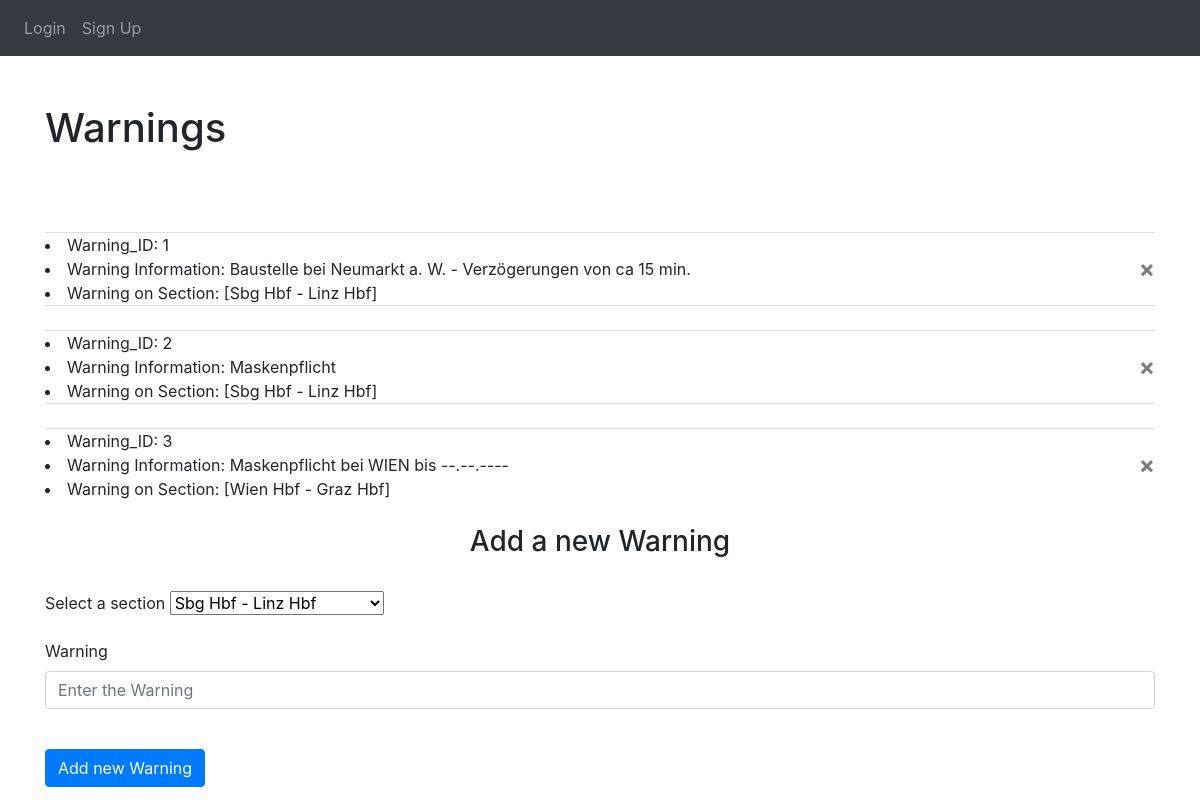
The page /all_warnings on the database as committed earlier.
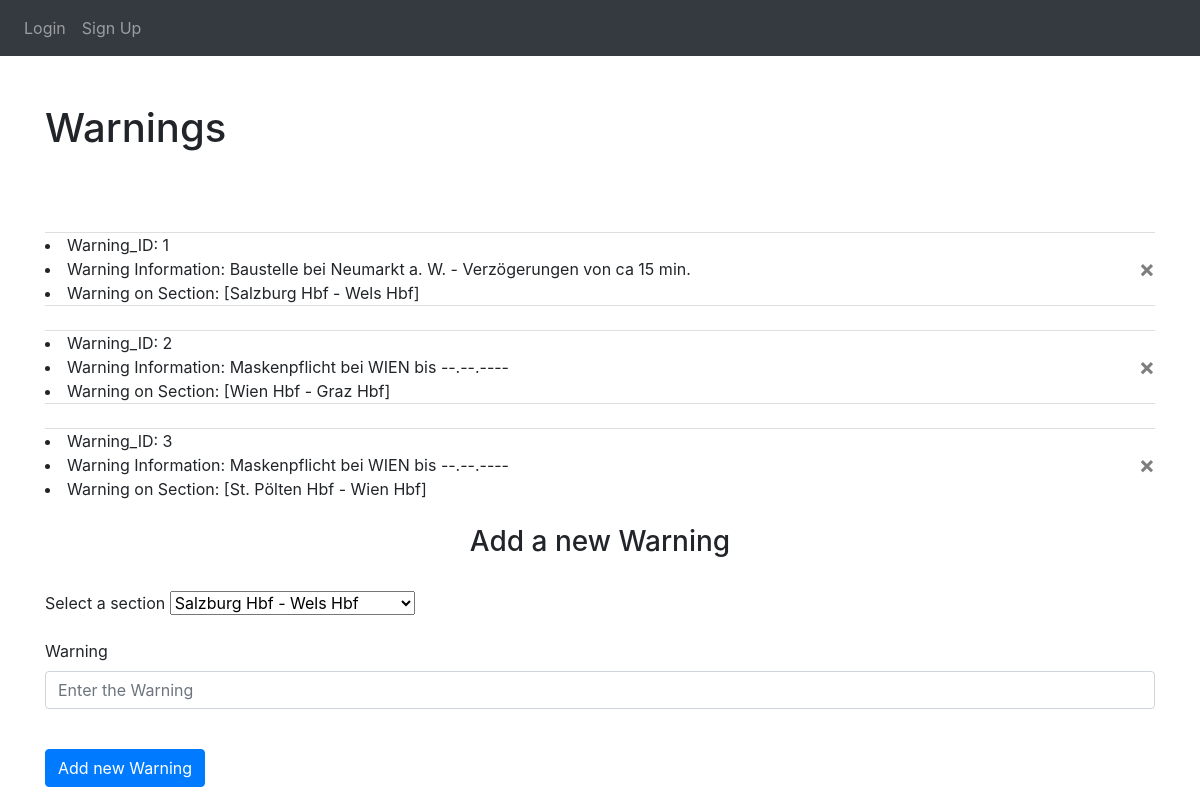
The same page on the database as committed later.
### website/models.py (models this page shows, shortened)
class WarningModel(db.Model):
    id = db.Column(db.Integer, primary_key=True)
    warnings = db.Column(db.String(1000), nullable=False)
    warning_section = db.relationship('SectionModel', foreign_keys='WarningModel.section_id')
    section_id = db.Column(db.Integer, db.ForeignKey('section_model.id'))

class TrainstationModel(db.Model):
    id = db.Column(db.Integer, primary_key=True)
    name = db.Column(db.String(100), nullable=False)
    address = db.Column(db.String(100), nullable=False)

### website/views.py (the view, shortened to what this page needs)
@views.route('/all_warnings', methods=['GET', 'POST'])
def get_all_warnings():
    all_warnings = WarningModel.query.all()
    all_sections = SectionModel.query.all()
    return render_template("warnings.html", user=current_user, all_warnings=all_warnings, all_sections=all_sections)

### website/templates/warnings.html (shortened to what this page needs)
{% extends "base.html" %}
{% block content %}
<dif>
    <h1 class="py-5">Warnings</h1>
    <u1 class="list-group list-group-flush" id="warning-list">
        {% for war in all_warnings %}
            <li id="{{ war.id }}" class="entry list-group-item">
                <li>
                    <span class="field-name":>Warning_ID:</span>
                    <span class="field-value">{{ war.id }}</span>
                </li>
                <li>
                    <button type="button" class="close" onClick="deleteWarning({{ war.id }})">
                        <span aria-hidden="true">&times;</span>
                    </button>
                    <span class="field-name":>Warning Information:</span>
                    <span class="field-value">{{ war.warnings }} </span>
                </li>
                <li>
                    <span class="field-name":>Warning on Section: </span>
                    <span class="field-value">[{{ war.warning_section.start.name }} - {{ war.warning_section.end.name }}]</span>
                </li>
            </li>
        {% endfor %}
    </u1>
</dif>
<br />
<form method="POST">
  <h3 align="center">Add a new Warning</h3>
  <br />
  <div class="form-group">
    <label for="war_section">Select a section</label>
      <select id="war_section" name="war_section" class="form-select">
          {% for sec in all_sections %}
          <option value="{{ sec.id }}">{{ sec.start.name }} - {{ sec.end.name }}</option>
          {% endfor %}
      </select>
  </div>
  <div class="form-group">
    <label for="war_warnings">Warning</label>
    <input
      type="text"
      class="form-control"
      id="war_warnings"
      name="war_warnings"
      placeholder="Enter the Warning"
    />
  </div>
  <br />
  <button type="add" class="btn btn-primary">Add new Warning</button>
</form>
{% endblock %}

### website/templates/base.html (shortened to what this page needs)
<!DOCTYPE html>
<html>
  <head>
    <link
      rel="stylesheet"
      href="https://stackpath.bootstrapcdn.com/bootstrap/4.4.1/css/bootstrap.min.css"
    />
    <link
      rel="stylesheet"
      href="https://stackpath.bootstrapcdn.com/font-awesome/4.7.0/css/font-awesome.min.css"
    />
  </head>
  <body>
    <nav class="navbar navbar-expand-lg navbar-dark bg-dark">
      <div class="collapse navbar-collapse" id="navbar">
        <div class="navbar-nav">
          {% if user.is_authenticated %}
          <a class="nav-item nav-link" id="home" href="/">Home</a>
          <a class="nav-item nav-link" id="logout" href="/logout">Logout</a>
          <a class="nav-item nav-link" id="trainstations" href="/all_trainstations">Trainstations</a>
          <a class="nav-item nav-link" id="sections" href="/all_sections">Sections</a>
          <a class="nav-item nav-link" id="routes" href="/all_routes">Routes</a>
          <a class="nav-item nav-link" id="warnings" href="/all_warnings">Warnings</a>
          <a class="nav-item nav-link" id="users" href="/all_users">Users</a>
          {% else %}
          <a class="nav-item nav-link" id="login" href="/login">Login</a>
          <a class="nav-item nav-link" id="signUp" href="/sign-up">Sign Up</a>
          {% endif %}
        </div>
      </div>
    </nav>
    <div class="container">{% block content %} {% endblock %}</div>
  </body>
</html>

Rows that differ between the two databases and show on the page:
changed through a linked row, WarningModel "Baustelle bei Neumarkt a. W. - Verzögerungen von ca 15 min.": warning_section.start.name "Sbg Hbf" → "Salzburg Hbf"; warning_section.end.name "Linz Hbf" → "Wels Hbf"
changed WarningModel id 2: warnings "Maskenpflicht" → "Maskenpflicht bei WIEN bis --.--.----"; warning_section.start.name "Sbg Hbf" → "Wien Hbf"; warning_section.end.name "Linz Hbf" → "Graz Hbf"
changed through a linked row, WarningModel id 3: warning_section.start.name "Wien Hbf" → "St. Pölten Hbf"; warning_section.end.name "Graz Hbf" → "Wien Hbf"
Other text that changed with them:
form field war_section: "Sbg Hbf - Linz Hbf" → "Salzburg Hbf - Wels Hbf"
